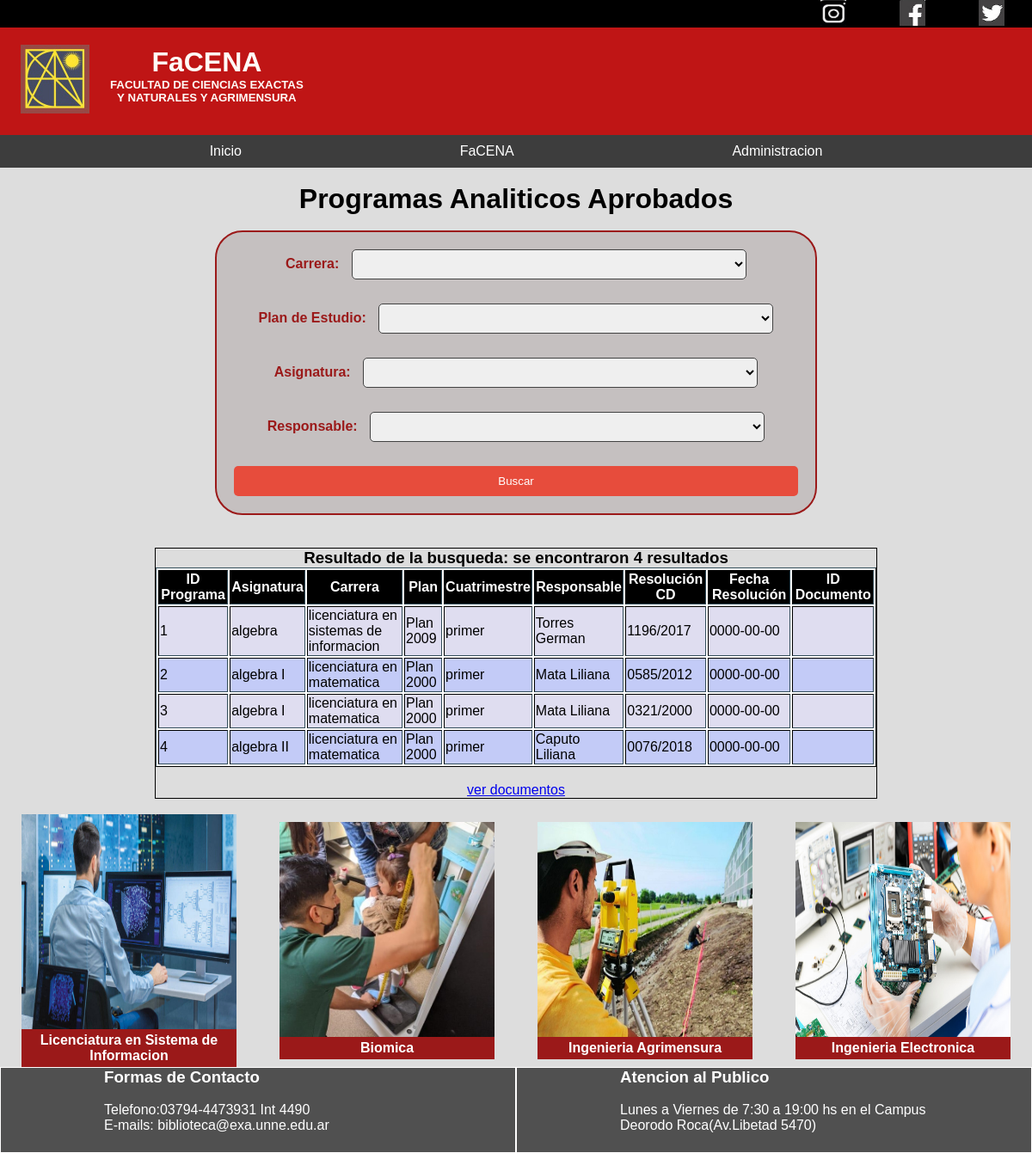
Page /index.php?buscarCarrera=1 on the committed database.
### tables this page shows
CREATE TABLE `programas` (
  `id_programa` int(11) NOT NULL,
  `nombre_programa` varchar(100) NOT NULL,
  `id_asignatura` int(11) NOT NULL,
  `id_carrera` int(11) NOT NULL,
  `id_plan` int(11) NOT NULL,
  `cuatrimestre` varchar(50) NOT NULL,
  `responsable` varchar(100) NOT NULL,
  `resolucion_CD` varchar(50) NOT NULL,
  `fecha_resolucion` date NOT NULL,
  `nombre_documento` varchar(100) DEFAULT NULL,
  `descripcion_doc` varchar(100) DEFAULT NULL,
  `archivo_PDF` longblob DEFAULT NULL
);

CREATE TABLE `asignaturas` (
  `id_asignatura` int(11) NOT NULL,
  `nom_asignatura` varchar(200) NOT NULL
);

CREATE TABLE `carreras` (
  `id_carrera` int(11) NOT NULL,
  `nombre_carrera` varchar(200) NOT NULL
);

CREATE TABLE `plan_de_estudio` (
  `id_plan` int(11) NOT NULL,
  `nombre_plan` varchar(50) NOT NULL,
  `id_carrera` int(11) NOT NULL,
  `fecha_inicio` varchar(50) NOT NULL,
  `fecha_fin` varchar(50) NOT NULL,
  `res_cd` varchar(50) NOT NULL,
  `res_sd` varchar(50) NOT NULL,
  `res_coneau` varchar(50) NOT NULL,
  `res_modif` varchar(50) NOT NULL
);

### index.php (the view, shortened to what this page needs)
<?php
include "logica/conexion.php";
?>
<html lang="es">
<head>
    <link rel="stylesheet" type="text/css" href="css/styleIndex.css">
</head>
<body>
    <header>
      <section>
        <ul class="social">
          <li>
            <a href="https://www.instagram.com/"><img src="img/instagram.png"></a>
          </li>
          <li>
            <a href="https://www.facebook.com/"><img src="img/facebook.png"></a>
          </li>
          <li>
            <a href="https://twitter.com/"><img src="img/twitter.png"></a>
          </li>
        </ul>
      </section>
      <section class="portada">
        <article class="logo">
          <img src="img/logo-facena.jpg">
        </article>
        <article>
          <center><h3 class="FaCENa">FaCENA</h3>
          <h5>FACULTAD DE CIENCIAS EXACTAS</h5>
          <h5>Y NATURALES Y AGRIMENSURA</h5>
          </center>
        </article>
      </section>
    </header>
    <nav>
      <ul>
          <li><a href="index.php">Inicio</a></li>
          <li><a href="https://exa.unne.edu.ar/r/">FaCENA</a></li>
          <?php
            $varsession = $_SESSION ['username'];
            if ($varsession == null ){
                echo '<li><a href="Sesion/login.html">Administracion</a></li>';
            }
          ?>
      </ul>
    </nav>
    <main>
      <br>
      <h1>Programas Analiticos Aprobados </h1>
      <br>
        	<center>
              <div class="Buscador">
                <form action="" method="get">
                  <article>
                    <label for="carrera">Carrera:</label>
                      <select id="carrera" type="text" name="buscarCarrera">
                      <option value="0" ></option>
                      <?php
                      $sql = "SELECT * FROM carreras";
                      $resultcarrera = $conn->query($sql);
                      while ($row = $resultcarrera->fetch_assoc()) {
                        echo '<option value="' . $row["id_carrera"] . '">' . $row["nombre_carrera"] . '</option>';
                      }
                      ?>
                      </select>
                  </article>
                  <br>
                  <article>
                    <label for="plan">Plan de Estudio:</label>
                    <select id="plan" name="buscarPlan">
                        <option value="0"></option>
                        <?php
                        $consultPlan = "SELECT * FROM plan_de_estudio";
                        $resultPlan = $conn->query($consultPlan);
                        while ($rowPlan = $resultPlan->fetch_assoc()) : ?>
                          <option value="<?php echo $rowPlan["id_plan"]; ?>"><?php echo $rowPlan["nombre_plan"];?></option>
                        <?php endwhile; ?>
                      </select>
                  </article>
                  <br>
                  <article>
                    <label for="asignatura">Asignatura:</label>
                    <select id="asignatura" name="buscarAsignatura">
                    <option value="0"></option>
                      <?php
                        $sql = "SELECT * FROM asignaturas";
                        $resultasig = $conn->query($sql);
                        while ($row = $resultasig->fetch_assoc()) : ?>
                          <option value="<?php echo $row["id_asignatura"]; ?>"><?php echo $row["nom_asignatura"];?></option>
                      <?php endwhile; ?>
                    </select>
                  </article>
                  <br>
                  <article>
                    <label for="responsable">Responsable:</label>
                    <select id="responsable" name="buscarResponsable">
                    <option value="0"></option>
                        <?php
                          $consultProgramas = "SELECT * FROM Programas";
                          $resultProgramas = $conn->query($consultProgramas);
                        while ($row = $resultProgramas->fetch_assoc()) : ?>
                          <option value="<?php echo $row["id_programa"]; ?>"><?php echo $row["responsable"];?></option>
                        <?php endwhile; ?>
                      </select>
                  </article>
                  <br>
                  <input type="submit" name="enviar" value="Buscar">
                </form>
              </div>
          </center>
          <br>
          <center>
            <section class="Result-busqueda">
              <article>
              <table border="1">
                    <tr>
                        <th>ID Programa</th>
                        <th>Asignatura</th>
                        <th>Carrera	</th>
                        <th>Plan</th>
                        <th>Cuatrimestre</th>
                        <th>Responsable</th>
                        <th>Resolución CD</th>
                        <th>Fecha Resolución</th>
                        <th>ID Documento</th>
                    </tr>
              <?php
                        include "logica/conexion.php";
                                if (isset($_GET['buscarCarrera']) && $_GET['buscarCarrera'] > 0) {
                                  $busqueda = $_GET['buscarCarrera'];
                                  $idColumna = 'carreras.id_carrera';
                              } elseif (isset($_GET['buscarPlan']) && $_GET['buscarPlan'] > 0) {
                                  $busqueda = $_GET['buscarPlan'];
                                  $idColumna = 'plan_de_estudio.id_plan';
                              } elseif (isset($_GET['buscarAsignatura']) && $_GET['buscarAsignatura'] > 0) {
                                  $busqueda = $_GET['buscarAsignatura'];
                                  $idColumna = 'asignaturas.id_asignatura';
                              } elseif (isset($_GET['buscarResponsable']) && $_GET['buscarResponsable'] > 0) {
                                  $busqueda = $_GET['buscarResponsable'];
                                  $idColumna = 'id_programa';
                              }
                                $consulta = "SELECT * FROM programas
                                            INNER JOIN carreras ON carreras.id_carrera = programas.id_carrera
                                            INNER JOIN asignaturas ON asignaturas.id_asignatura = programas.id_asignatura
                                            INNER JOIN plan_de_estudio ON plan_de_estudio.id_plan = programas.id_plan
                                            WHERE $idColumna LIKE '$busqueda'";
                                $result = $conn->query($consulta);
                                if (isset($_GET['enviar'])) {
                                  while ($row = $result->fetch_assoc()) :
                                      ?>
                                      <tr>
                                      <td><?php echo $row["id_programa"]; ?></td>
                                      <td><?php echo $row["nom_asignatura"]; ?></td>
                                      <td><?php echo $row["nombre_carrera"]; ?></td>
                                      <td><?php echo $row["nombre_plan"]; ?></td>
                                      <td><?php echo $row["cuatrimestre"]; ?></td>
                                      <td><?php echo $row["responsable"]; ?></td>
                                      <td><?php echo $row["resolucion_CD"]; ?></td>
                                      <td><?php echo $row["fecha_resolucion"]; ?></td>
                                      <td><?php echo $row["id_documento"]; ?></td>
                                    </tr>
                                    <?php
                                  endwhile;
                            }else{
                              $consulta = "SELECT * FROM programas
                                            INNER JOIN carreras ON carreras.id_carrera = programas.id_carrera
                                            INNER JOIN asignaturas ON asignaturas.id_asignatura = programas.id_asignatura
                                            INNER JOIN plan_de_estudio ON plan_de_estudio.id_plan = programas.id_plan
                                          ";
                              $result = $conn->query($consulta);
                              ?>
                              <article class="contador del resultado">
                              <?php
                                  $contTotal = "SELECT COUNT(*) AS total FROM programas";
                                  $resultTotal = $conn->query($contTotal);
                                  if ($resultTotal) {
                                    $row = $resultTotal->fetch_assoc();
                                    $total = $row['total'];
                                  } else {
                                    $total = "Error en la consulta: " . $conn->$error;
                                  }
                                ?>
                                <h3>Resultado de la busqueda: se encontraron  <?php echo $total; ?> resultados</h3>
                            </article>
                            <?php
                              while ($row = $result->fetch_assoc()) :
                                ?>
                                <tr>
                                <td><?php echo $row["id_programa"]; ?></td>
                                <td><?php echo $row["nom_asignatura"]; ?></td>
                                <td><?php echo $row["nombre_carrera"]; ?></td>
                                <td><?php echo $row["nombre_plan"]; ?></td>
                                <td><?php echo $row["cuatrimestre"]; ?></td>
                                <td><?php echo $row["responsable"]; ?></td>
                                <td><?php echo $row["resolucion_CD"]; ?></td>
                                <td><?php echo $row["fecha_resolucion"]; ?></td>
                                <td><?php echo $row["id_documento"]; ?></td>
                              </tr>
                              <?php
                            endwhile;
                            }
                            ?>
                         </table>
              </article>
              <article>
                <br>
              </article>
              <a href="documentos/index.php">ver documentos</a>
            </section>
          </center>
          <br>
      <section class="carreras">
        <article>
          <img src="img/licen_en_sist_de_inform.jpg">
          <h4>Licenciatura en Sistema de Informacion</h4>
        </article>
        <article>
          <img src="img/biomica.jpg">
          <h4>Biomica</h4>
        </article>
        <article>
          <img src="img/ing_agrimensura.jpeg">
          <h4>Ingenieria Agrimensura</h4>
        </article>
        <article>
          <img  src="img/ing_electronica.jpg">
          <h4>Ingenieria Electronica</h4>
        </article>
      </section>
    </main>
    <footer>
      <section>
        <article>
          <h3>Formas de Contacto</h3>
          <br>
          <p>Telefono:03794-4473931 Int 4490</p>
          <p>E-mails: biblioteca@exa.unne.edu.ar</p>
       </article>
       <br>
        <article>
          <h3>Atencion al Publico</h3>
          <br>
          <p>Lunes a Viernes de 7:30 a 19:00 hs en el Campus</p>
          <p>Deorodo Roca(Av.Libetad 5470)</p>
          </article>
      </section>
    </footer>
</body>
</html>

### css/styleIndex.css (style rules this page uses)
* { margin: 0; box-sizing: border-box; }
body { background-color: #dddddd; font-family: Arial, Helvetica, sans-serif; }
.social { background-color: black; list-style: none; display: flex; flex-direction: row; justify-content: right; align-content: flex-start; }
.social img { width: 30px; height: 30px; }
.social li { border: 100%; margin: 0 30px 0 30px; }
.social li a { display:block; width:32px; height:32px; position:relative; }
.portada { background-color: #be0a0af1; width: 100%; height: 125px; display: flex; flex-direction: row; color: #fffbf7; }
.portada article { margin-left: 2%; }
.logo img { width: 80px; height: 80px; margin-top: 25%; }
.FaCENa { margin-top: 10%; font-size: 2rem ; }
nav { background-color: #3d3d3d; width: 100%; }
nav ul { list-style-type: none; margin: 0; padding: 0; display: flex; text-align: center; justify-content: space-evenly; }
nav ul li a { display: block; padding: 10px; text-decoration: none; color: #ffffff; }
h1 { text-align: center; font-family: Arial, Helvetica, sans-serif; }
form { background-color: rgb(197, 192, 192); width: 700px; border: 2px solid rgb(155, 25, 25); border-radius: 32px; padding: 20px; margin-bottom: 20px; display: flex; flex-direction: column; }
form label { justify-content: left; color: rgb(155, 25, 25); width: 10%; margin-left: 0%; margin-right: 10px ; font-weight: bold; margin-bottom: 5px; }
form select { text-align: center; width: 70%; padding: 8px; margin-bottom: 10px; border: 1px solid rgb(66, 66, 66); border-radius: 5px; }
form input[type="submit"] { background-color: #e74c3c; color: #fff; padding: 10px 20px; border: none; border-radius: 5px; cursor: pointer; }
h4 { display: inline-block; margin: 4px; text-align: left; color: red; }
h5 { text-align: center; }
.Result-busqueda { text-align: center; width: 70%; height: auto; border: solid 1px #000000 ; }
.carreras { display: flex; flex-direction: row; text-align: center; }
.carreras article { margin: auto; width: 250px; background-color: rgb(155, 25, 25); }
.carreras img { width: 250px; height: 250px; }
.carreras h4 { text-align: center; color: #fff; }
footer { text-align: left; width: 100%; background-color: rgb(80, 80, 80); color: #ffffff; }
footer section { display: flex; flex-direction: row; margin: auto; }
footer section article { padding-left: 10%; height: 100px; width: 50%; border: #fffefe solid 0.5px; margin: auto; }
table { border-color: #040607; background-color: rgb(253, 253, 253); }
th { background-color: #000000; color: #fff; }
table tr:nth-child(odd) { background-color: rgba(190, 199, 247, 0.918); }
table tr:nth-child(even) { background-color: #dfddf0; }

### rows in the picture
programas: id_programa "1", id_asignatura.nom_asignatura "algebra", id_carrera.nombre_carrera "licenciatura en sistemas de informacion", id_plan.nombre_plan "Plan 2009", cuatrimestre "primer", responsable "Torres German", resolucion_CD "1196/2017", fecha_resolucion "0000-00-00"
programas: id_programa "2", id_asignatura.nom_asignatura "algebra I", id_carrera.nombre_carrera "licenciatura en matematica", id_plan.nombre_plan "Plan 2000", cuatrimestre "primer", responsable "Mata Liliana", resolucion_CD "0585/2012", fecha_resolucion "0000-00-00"
programas: id_programa "3", id_asignatura.nom_asignatura "algebra I", id_carrera.nombre_carrera "licenciatura en matematica", id_plan.nombre_plan "Plan 2000", cuatrimestre "primer", responsable "Mata Liliana", resolucion_CD "0321/2000", fecha_resolucion "0000-00-00"
programas: id_programa "4", id_asignatura.nom_asignatura "algebra II", id_carrera.nombre_carrera "licenciatura en matematica", id_plan.nombre_plan "Plan 2000", cuatrimestre "primer", responsable "Caputo Liliana", resolucion_CD "0076/2018", fecha_resolucion "0000-00-00"

### other values in the picture
$total "4"
